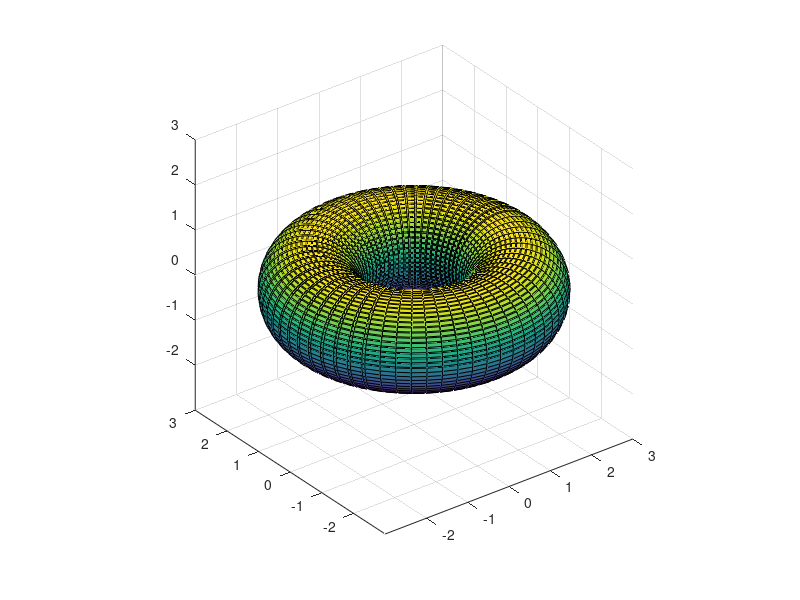

Here is the MATLAB script that generated this plot:
clear;
u = linspace(0, 10, 100);
v = linspace(0, 10, 100);
[uu, vv] = meshgrid(u, v);
x = (2 + cos(vv)).*cos(uu);
y = (2 + cos(vv)).*sin(uu);
z = sin(vv);
surf(x, y,z); axis equal;